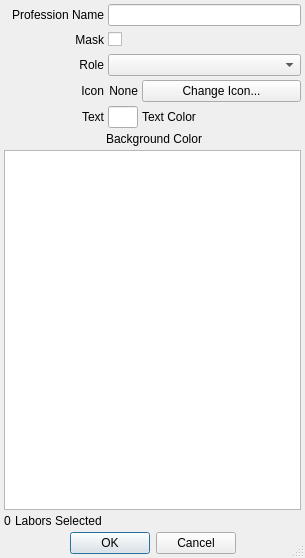
<?xml version="1.0" encoding="UTF-8"?>
<ui version="4.0">
 <class>CustomProfessionEditor</class>
 <widget class="QDialog" name="CustomProfessionEditor">
  <property name="geometry">
   <rect>
    <x>0</x>
    <y>0</y>
    <width>305</width>
    <height>558</height>
   </rect>
  </property>
  <property name="windowTitle">
   <string>Custom Profession</string>
  </property>
  <property name="windowIcon">
   <iconset resource="../resources.qrc">
    <normaloff>:/img/hammer.png</normaloff>:/img/hammer.png</iconset>
  </property>
  <property name="sizeGripEnabled">
   <bool>true</bool>
  </property>
  <layout class="QVBoxLayout" name="verticalLayout">
   <property name="spacing">
    <number>4</number>
   </property>
   <property name="leftMargin">
    <number>4</number>
   </property>
   <property name="topMargin">
    <number>4</number>
   </property>
   <property name="rightMargin">
    <number>4</number>
   </property>
   <property name="bottomMargin">
    <number>4</number>
   </property>
   <item>
    <layout class="QHBoxLayout" name="horizontalLayout" stretch="1,2">
     <item>
      <widget class="QLabel" name="label">
       <property name="minimumSize">
        <size>
         <width>100</width>
         <height>0</height>
        </size>
       </property>
       <property name="maximumSize">
        <size>
         <width>100</width>
         <height>16777215</height>
        </size>
       </property>
       <property name="text">
        <string>Profession Name</string>
       </property>
       <property name="alignment">
        <set>Qt::AlignRight|Qt::AlignTrailing|Qt::AlignVCenter</set>
       </property>
       <property name="buddy">
        <cstring>name_edit</cstring>
       </property>
      </widget>
     </item>
     <item>
      <widget class="QLineEdit" name="name_edit"/>
     </item>
    </layout>
   </item>
   <item>
    <layout class="QHBoxLayout" name="hlayout_mask">
     <item>
      <widget class="QLabel" name="lbl_mask">
       <property name="minimumSize">
        <size>
         <width>100</width>
         <height>20</height>
        </size>
       </property>
       <property name="maximumSize">
        <size>
         <width>100</width>
         <height>16777215</height>
        </size>
       </property>
       <property name="toolTip">
        <string>When applied as a mask other labors are not disabled.</string>
       </property>
       <property name="statusTip">
        <string>When applied as a mask other labors are not disabled.</string>
       </property>
       <property name="whatsThis">
        <string>When applied as a mask other labors are not disabled.</string>
       </property>
       <property name="text">
        <string>Mask</string>
       </property>
       <property name="alignment">
        <set>Qt::AlignRight|Qt::AlignTrailing|Qt::AlignVCenter</set>
       </property>
      </widget>
     </item>
     <item>
      <widget class="QCheckBox" name="chk_mask">
       <property name="minimumSize">
        <size>
         <width>0</width>
         <height>0</height>
        </size>
       </property>
       <property name="maximumSize">
        <size>
         <width>16777215</width>
         <height>16777215</height>
        </size>
       </property>
       <property name="toolTip">
        <string>When applied as a mask other labors are not disabled.</string>
       </property>
       <property name="statusTip">
        <string>When applied as a mask other labors are not disabled.</string>
       </property>
       <property name="whatsThis">
        <string>When applied as a mask other labors are not disabled.</string>
       </property>
       <property name="layoutDirection">
        <enum>Qt::LeftToRight</enum>
       </property>
       <property name="text">
        <string/>
       </property>
      </widget>
     </item>
    </layout>
   </item>
   <item>
    <layout class="QHBoxLayout" name="h_layout_roles">
     <item>
      <widget class="QLabel" name="lbl_roles">
       <property name="minimumSize">
        <size>
         <width>100</width>
         <height>0</height>
        </size>
       </property>
       <property name="maximumSize">
        <size>
         <width>100</width>
         <height>16777215</height>
        </size>
       </property>
       <property name="toolTip">
        <string>Choosing a role allows you to sort the column based on the selected role ratings.</string>
       </property>
       <property name="statusTip">
        <string>Choosing a role allows you to sort the column based on the selected role ratings.</string>
       </property>
       <property name="whatsThis">
        <string>Choosing a role allows you to sort the column based on the selected role ratings.</string>
       </property>
       <property name="text">
        <string>Role</string>
       </property>
       <property name="alignment">
        <set>Qt::AlignRight|Qt::AlignTrailing|Qt::AlignVCenter</set>
       </property>
      </widget>
     </item>
     <item>
      <widget class="QComboBox" name="cb_roles">
       <property name="minimumSize">
        <size>
         <width>150</width>
         <height>0</height>
        </size>
       </property>
       <property name="toolTip">
        <string>Choosing a role allows you to sort the column based on the selected role ratings.</string>
       </property>
       <property name="statusTip">
        <string>Choosing a role allows you to sort the column based on the selected role ratings.</string>
       </property>
       <property name="whatsThis">
        <string>Choosing a role allows you to sort the column based on the selected role ratings.</string>
       </property>
      </widget>
     </item>
    </layout>
   </item>
   <item>
    <layout class="QHBoxLayout" name="hLayoutIcon">
     <item>
      <widget class="QLabel" name="lbl_icon_title">
       <property name="minimumSize">
        <size>
         <width>100</width>
         <height>0</height>
        </size>
       </property>
       <property name="maximumSize">
        <size>
         <width>100</width>
         <height>16777215</height>
        </size>
       </property>
       <property name="text">
        <string>Icon</string>
       </property>
       <property name="alignment">
        <set>Qt::AlignRight|Qt::AlignTrailing|Qt::AlignVCenter</set>
       </property>
      </widget>
     </item>
     <item>
      <widget class="QLabel" name="lbl_icon">
       <property name="minimumSize">
        <size>
         <width>30</width>
         <height>0</height>
        </size>
       </property>
       <property name="maximumSize">
        <size>
         <width>30</width>
         <height>16777215</height>
        </size>
       </property>
       <property name="text">
        <string>None</string>
       </property>
       <property name="alignment">
        <set>Qt::AlignRight|Qt::AlignTrailing|Qt::AlignVCenter</set>
       </property>
      </widget>
     </item>
     <item>
      <widget class="QPushButton" name="btnIcon">
       <property name="text">
        <string>Change Icon...</string>
       </property>
      </widget>
     </item>
    </layout>
   </item>
   <item>
    <layout class="QHBoxLayout" name="hLayoutText">
     <item>
      <widget class="QLabel" name="lbl_prefix">
       <property name="minimumSize">
        <size>
         <width>100</width>
         <height>0</height>
        </size>
       </property>
       <property name="maximumSize">
        <size>
         <width>100</width>
         <height>16777215</height>
        </size>
       </property>
       <property name="toolTip">
        <string>These characters will be drawn over the icon in the grid.</string>
       </property>
       <property name="statusTip">
        <string>These characters will be drawn over the icon in the grid.</string>
       </property>
       <property name="whatsThis">
        <string>These characters will be drawn over the icon in the grid.</string>
       </property>
       <property name="text">
        <string>Text</string>
       </property>
       <property name="alignment">
        <set>Qt::AlignRight|Qt::AlignTrailing|Qt::AlignVCenter</set>
       </property>
      </widget>
     </item>
     <item>
      <widget class="QLineEdit" name="le_prefix">
       <property name="maximumSize">
        <size>
         <width>30</width>
         <height>16777215</height>
        </size>
       </property>
       <property name="toolTip">
        <string>These characters will be drawn over the icon in the grid.</string>
       </property>
       <property name="statusTip">
        <string>These characters will be drawn over the icon in the grid.</string>
       </property>
       <property name="whatsThis">
        <string>These characters will be drawn over the icon in the grid.</string>
       </property>
       <property name="maxLength">
        <number>2</number>
       </property>
      </widget>
     </item>
     <item>
      <widget class="QLabel" name="lbl_txt_color">
       <property name="text">
        <string>Text Color</string>
       </property>
      </widget>
     </item>
    </layout>
   </item>
   <item>
    <layout class="QHBoxLayout" name="hlayout_bg_color">
     <property name="sizeConstraint">
      <enum>QLayout::SetFixedSize</enum>
     </property>
     <item>
      <widget class="QLabel" name="lbl_bg">
       <property name="minimumSize">
        <size>
         <width>100</width>
         <height>0</height>
        </size>
       </property>
       <property name="maximumSize">
        <size>
         <width>100</width>
         <height>16777215</height>
        </size>
       </property>
       <property name="text">
        <string>Background Color</string>
       </property>
       <property name="alignment">
        <set>Qt::AlignRight|Qt::AlignTrailing|Qt::AlignVCenter</set>
       </property>
      </widget>
     </item>
    </layout>
   </item>
   <item>
    <widget class="QListWidget" name="labor_list">
     <property name="editTriggers">
      <set>QAbstractItemView::NoEditTriggers</set>
     </property>
     <property name="selectionMode">
      <enum>QAbstractItemView::NoSelection</enum>
     </property>
     <property name="uniformItemSizes">
      <bool>true</bool>
     </property>
     <property name="sortingEnabled">
      <bool>false</bool>
     </property>
    </widget>
   </item>
   <item>
    <layout class="QHBoxLayout" name="horizontalLayout_2" stretch="1,100">
     <item>
      <widget class="QLabel" name="lbl_skill_count">
       <property name="sizePolicy">
        <sizepolicy hsizetype="Minimum" vsizetype="Preferred">
         <horstretch>0</horstretch>
         <verstretch>0</verstretch>
        </sizepolicy>
       </property>
       <property name="text">
        <string>0</string>
       </property>
      </widget>
     </item>
     <item>
      <widget class="QLabel" name="lbl_selection_count">
       <property name="sizePolicy">
        <sizepolicy hsizetype="Expanding" vsizetype="Preferred">
         <horstretch>0</horstretch>
         <verstretch>0</verstretch>
        </sizepolicy>
       </property>
       <property name="text">
        <string>Labors Selected</string>
       </property>
      </widget>
     </item>
    </layout>
   </item>
   <item>
    <layout class="QHBoxLayout" name="horizontalLayout_3">
     <item>
      <widget class="QDialogButtonBox" name="buttonBox">
       <property name="orientation">
        <enum>Qt::Horizontal</enum>
       </property>
       <property name="standardButtons">
        <set>QDialogButtonBox::Cancel|QDialogButtonBox::Ok</set>
       </property>
       <property name="centerButtons">
        <bool>true</bool>
       </property>
      </widget>
     </item>
    </layout>
   </item>
  </layout>
 </widget>
 <tabstops>
  <tabstop>name_edit</tabstop>
  <tabstop>labor_list</tabstop>
  <tabstop>buttonBox</tabstop>
 </tabstops>
 <resources>
  <include location="../resources.qrc"/>
 </resources>
 <connections>
  <connection>
   <sender>buttonBox</sender>
   <signal>rejected()</signal>
   <receiver>CustomProfessionEditor</receiver>
   <slot>reject()</slot>
   <hints>
    <hint type="sourcelabel">
     <x>283</x>
     <y>466</y>
    </hint>
    <hint type="destinationlabel">
     <x>267</x>
     <y>274</y>
    </hint>
   </hints>
  </connection>
 </connections>
</ui>
